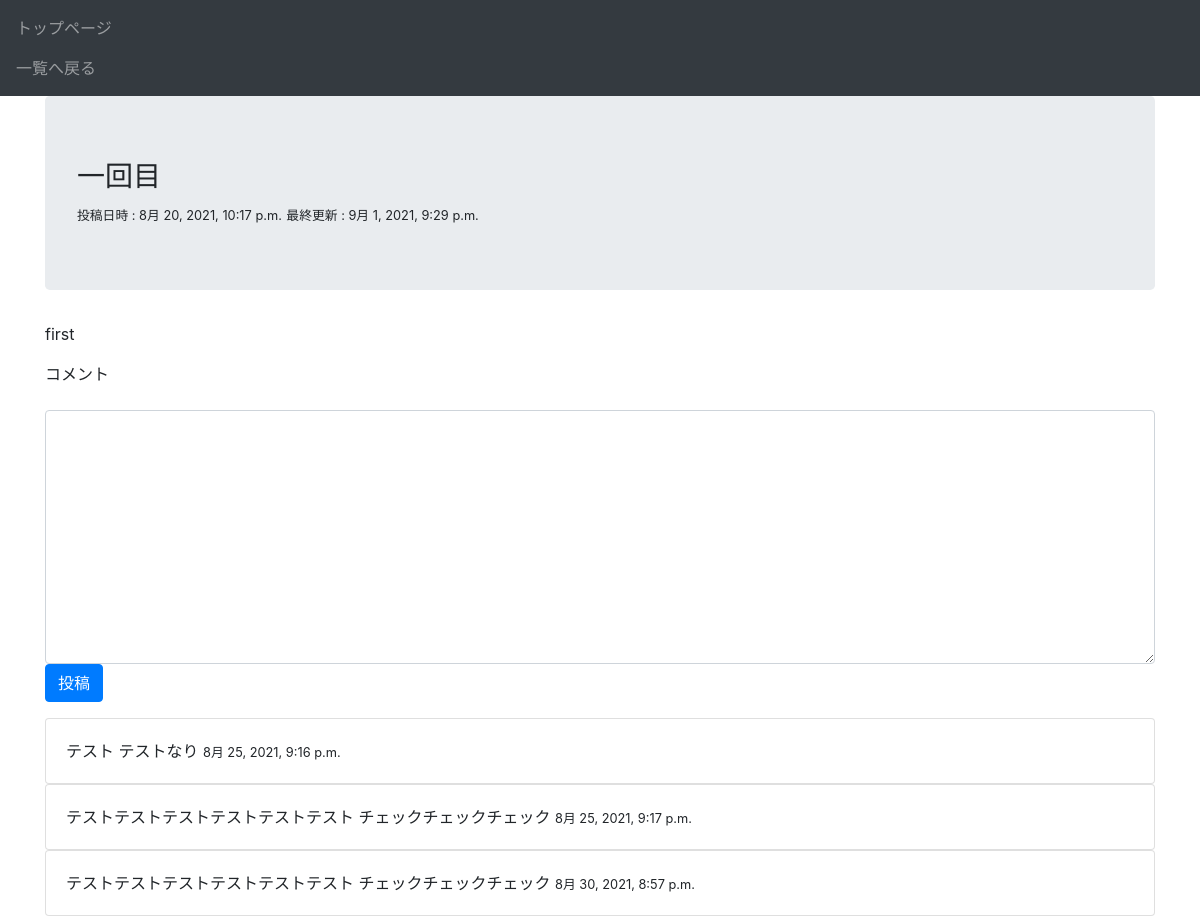
Screenshot of /article/2/ with the database file from the repository.
### blog/models.py (models this page shows, shortened)
class Article(models.Model):
    title = models.CharField(max_length=128)
    text = models.TextField()
    posted_at = models.DateTimeField(auto_now_add=True)
    last_modify = models.DateTimeField(auto_now=True)
    like = models.IntegerField(default=0)

class Comment(models.Model):
    text = models.TextField()
    posted_at = models.DateTimeField(auto_now_add=True)
    """ForeignKeyは、1対多のリレーションを持つモデルを構築する
    また、ForeignKeyでは異なるモデルが親子関係になり、ForeignKeyは、子側に設定する
    to=クラス名とすることで、どのクラスの要素に対してリレーションを持つかを指定できる
    related_name='comments'は、Articleクラスから逆参照するための逆引き用の名前
    on_delete=models.CASCADEは、削除の時の振る舞い
    CASCADEは、参照先の記事が削除された際に、その記事に対するコメントも削除をする"""
    article = models.ForeignKey(
        to=Article, related_name='comments', on_delete=models.CASCADE)

### blog/views.py (the view)
# urls.py: path("article/<int:pk>/", views.view_article, name="view_article"),
def view_article(request, pk):
    template_name = "blog/view_article.html"
    """
    try:
        例外が発生するかもしれないが、実行したい処理
    except エラー名:
        例外発生時に行う処理
    """
    try:
        article = models.Article.objects.get(pk=pk)
    except models.Article.DoesNotExixt:
        raise Http404
    if request.method == "POST":
        models.Comment.objects.create(
            text=request.POST["text"], article=article)
    context = {"article": article}
    return render(request, template_name, context)

### blog/templates/blog/view_article.html (shortened to what this page needs)
{% extends 'blog/base.html' %}
{% block nav_item %}
<li class="nav-item">
  <a class="nav-link" href="{% url 'article_all' %}">一覧へ戻る</a>
</li>
{% endblock %}
{% block jumbotron %}
<h1 class="h3">{{ article.title }}</h1>
<small>投稿日時 : {{ article.posted_at }}</small>
<small>最終更新 : {{ article.last_modify }}</small>
{% endblock %}
{% block body %}
<div class="row">
  <div class="col-12">
    <p>{{ article.text }}</p>
  </div>
</div>
<form action="" method="POST">
  <p><label for="com">コメント</label></p>
  <textarea class="form-control" name="text" id="com" cols="30" rows="10" required></textarea>
  <p><button class="btn btn-primary" type="submit">投稿</button></p>
</form>
{% for comment in article.comments.all %}
<div class="card">
  <div class="card-body">
    <span>{{ comment.text }}</span>
    <span><small>{{ comment.posted_at }}</small></span>
  </div>
</div>
{% empty %}
<p>コメントはありません</p>
{% endfor %}
{% endblock %}
<!--{% load static %}

### blog/templates/blog/base.html (shortened to what this page needs)
{% load static %}
<!DOCTYPE html>
<html>
  <head>
    <link rel="stylesheet" type="text/css" href="{% static 'css/bootstrap.min.css' %}" />
  </head>
  <body>
    <nav class="navbar navbar-dark bg-dark">
      <ul class="navbar-nav">
        <li class="nav-item">
          <a class="nav-link" href="{% url 'index' %}">トップページ</a>
        </li>
        {% block nav_item %}{% endblock %}
      </ul>
    </nav>
    <div class="container">
      <div class="jumbotron">
        {% block jumbotron %}{% endblock %}
      </div>
      {% block body %}
      {% endblock %}
    </div>
  </body>
</html>

### rows the page displays
Article: title "一回目", posted_at "8月 20, 2021, 10:17 p.m.", last_modify "9月 1, 2021, 9:29 p.m.", text "first"
Comment: text "テスト テストなり", posted_at "8月 25, 2021, 9:16 p.m."
Comment: text "テストテストテストテストテストテスト チェックチェックチェック", posted_at "8月 25, 2021, 9:17 p.m."
Comment: text "テストテストテストテストテストテスト チェックチェックチェック", posted_at "8月 30, 2021, 8:57 p.m."
